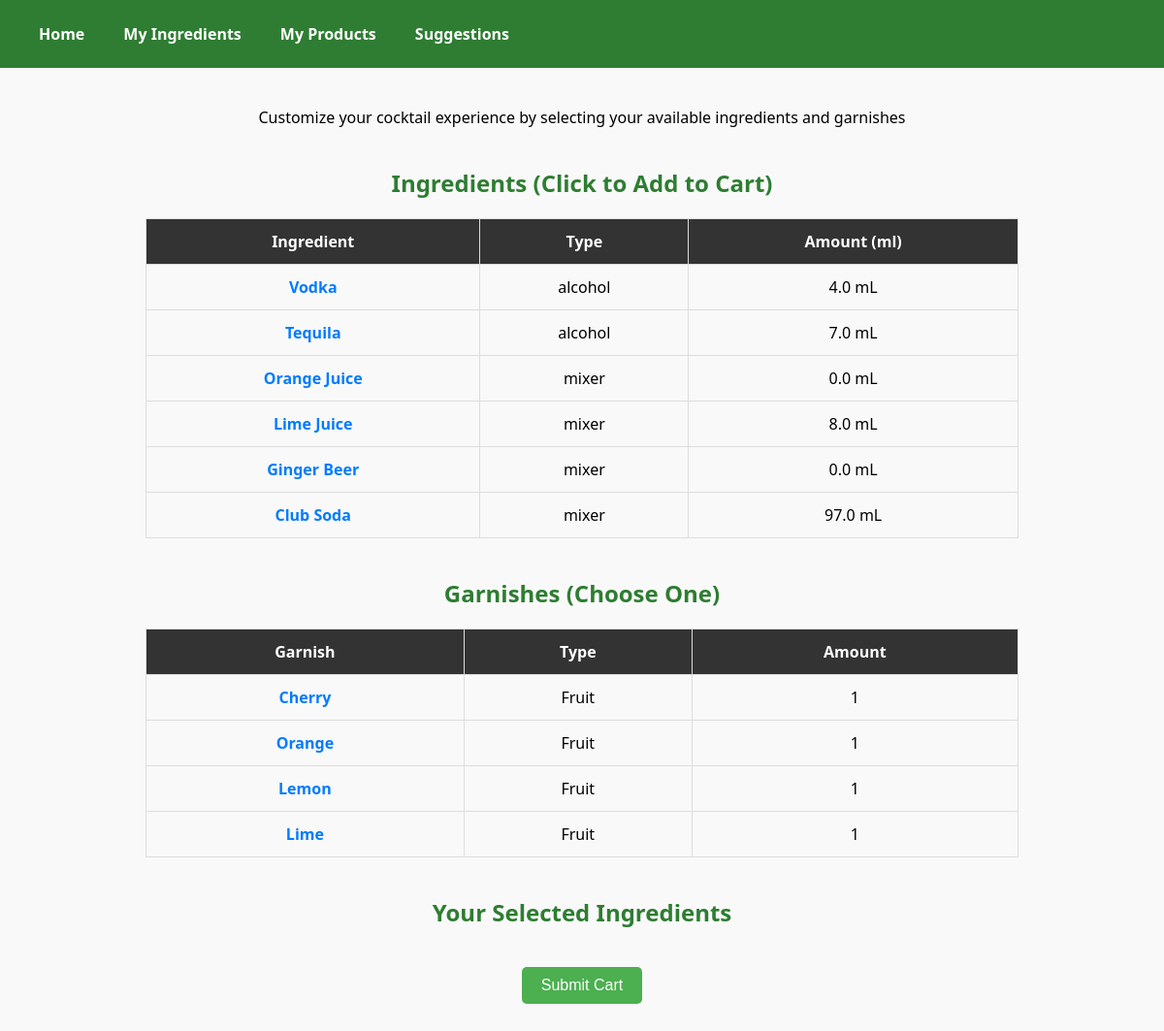
The page /ingredients/ on the database as committed earlier.
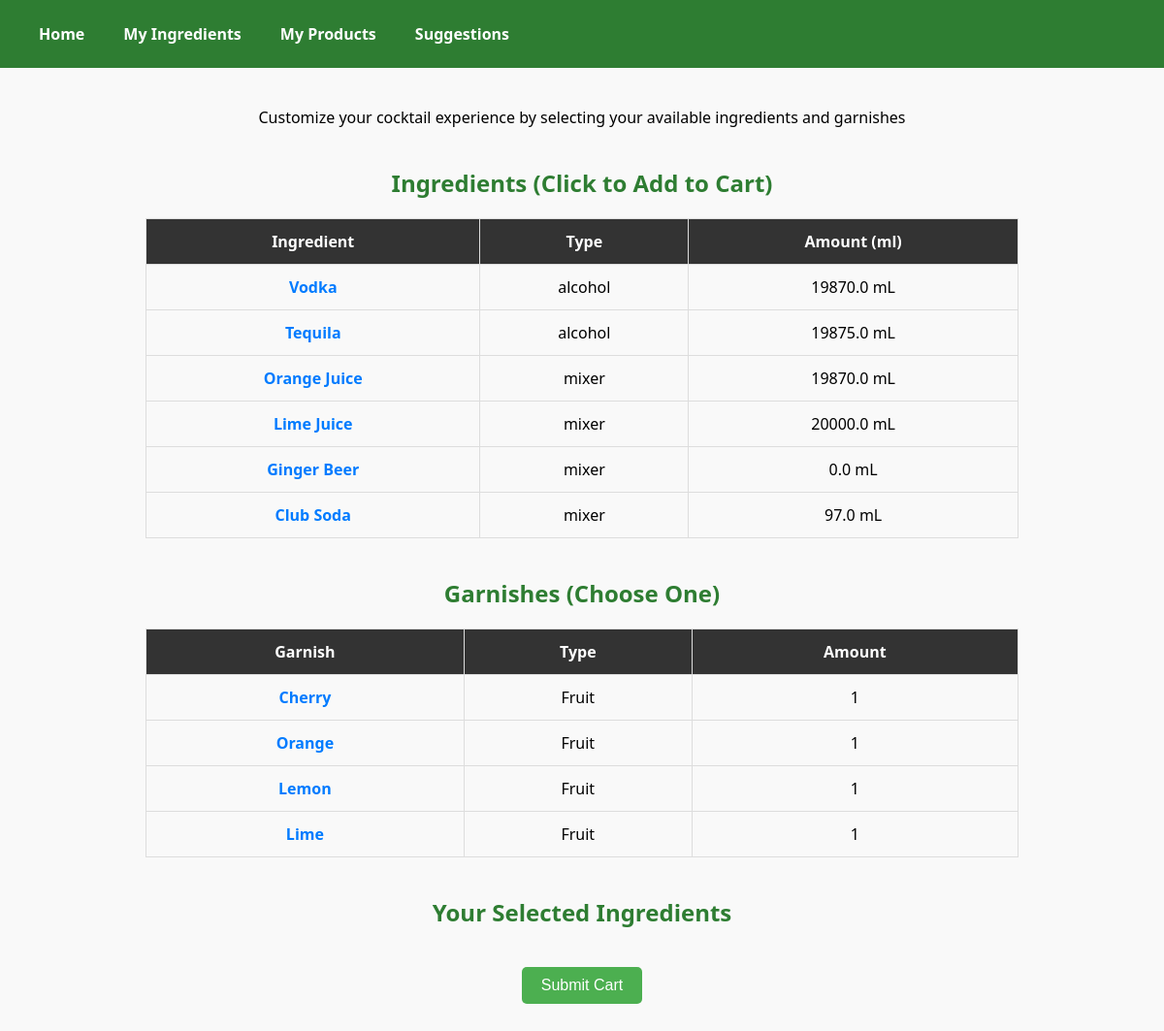
The same page on the database as committed later.
### BarBelt/models.py (models this page shows)
class Ingredient(models.Model):
    name = models.CharField(max_length = 100)
    type = models.CharField(max_length = 100)
    amount = models.FloatField(default = 100)

class Garnish(models.Model):
    name = models.CharField(max_length = 100)
    amount = models.IntegerField(default = 4)

### BarBelt/views.py (the view)
# urls.py: path('ingredients/', views.ingredients, name='ingredients'),
def ingredients(request):
    ingredients = Ingredient.objects.all()
    garnishes = Garnish.objects.all()
    context = {'ingredients':ingredients, 'garnishes':garnishes}
    return render(request,'ingrediants.html',context)

### BarBelt/templates/ingrediants.html (shortened to what this page needs)
<!DOCTYPE html>
<html lang="en">
<head>
</head>
<body>
    <div class="navbar">
        <a href="{% url 'login_successful' %}">Home</a>
        <a href="{% url 'ingredients' %}">My Ingredients</a>
        <a href="{% url 'products' %}">My Products</a>
        <a href="{% url 'suggestions' %}">Suggestions</a>
    </div>
    <div class="container">
        <p>Customize your cocktail experience by selecting your available ingredients and garnishes</p>
    </div>
    <div class="container">
        <h2>Ingredients (Click to Add to Cart)</h2>
        <table>
            <tr>
                <th>Ingredient</th>
                <th>Type</th>
                <th>Amount (ml)</th>
            </tr>
            {% for ingredient in ingredients %}
            <tr>
                <td><a href="#" class="ingredient-clickable" data-name="{{ ingredient.name }}" data-type="{{ ingredient.type }}" data-amount="{{ ingredient.amount }}" data-index="{{ forloop.counter0 }}">{{ ingredient.name }}</a></td>
                <td>{{ ingredient.type }}</td>
                <td>{{ ingredient.amount }} mL</td>
            </tr>
            {% empty %}
            <tr><td colspan="3">No ingredients added yet</td></tr>
            {% endfor %}
        </table>
        <h2>Garnishes (Choose One)</h2>
        <table>
            <tr>
                <th>Garnish</th>
                <th>Type</th>
                <th>Amount</th>
            </tr>
            {% for garnish in garnishes %}
            <tr>
                <td><a href="#" class="garnish-clickable" data-name="{{ garnish.name }}" data-type="Fruit" data-amount="{{ garnish.amount }}" data-index="{{ forloop.counter0 }}">{{ garnish.name }}</a></td>
                <td>Fruit</td>
                <td>{{ garnish.amount }}</td>
            </tr>
            {% empty %}
            <tr><td colspan="3">No garnishes available</td></tr>
            {% endfor %}
        </table>
        <h2>Your Selected Ingredients</h2>
        <form method="post" action="{% url 'submit_cart' %}">
            <input type="submit" value="Submit Cart">
        </form>
    </div>
</body>
</html>

### BarBelt/templates/ingrediants.html (style rules this page uses)
body { font-family: 'Segoe UI', Tahoma, sans-serif; margin: 0; padding: 0; background-color: #f9f9f9; text-align: center; }
.navbar { background-color: #2E7D32; overflow: hidden; padding: 12px 20px; }
.navbar a { float: left; display: block; color: white; text-align: center; padding: 12px 20px; text-decoration: none; font-weight: bold; }
.container { max-width: 900px; margin: 40px auto; padding: 0 20px; }
table { width: 100%; margin-top: 20px; border-collapse: collapse; }
th, td { border: 1px solid #ddd; padding: 12px; text-align: center; }
th { background-color: #333; color: white; }
.ingredient-clickable, .garnish-clickable { color: #007bff; text-decoration: none; font-weight: bold; cursor: pointer; }
input[type="submit"] { margin-top: 20px; padding: 10px 20px; background-color: #4CAF50; border: none; color: white; border-radius: 5px; font-size: 16px; cursor: pointer; }
h2 { margin-top: 40px; color: #2E7D32; }

Rows that differ between the two databases and show on the page:
changed Ingredient "Vodka": amount "4.0" → "19870.0"
changed Ingredient "Tequila": amount "7.0" → "19875.0"
changed Ingredient "Orange Juice": amount "0.0" → "19870.0"
changed Ingredient "Lime Juice": amount "8.0" → "20000.0"
